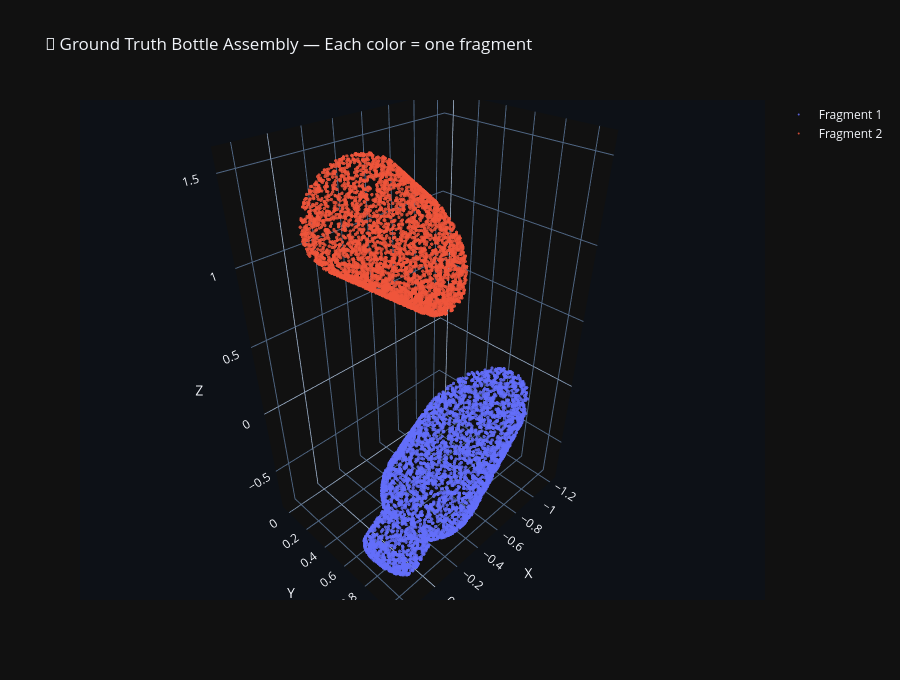

This figure's notebook cell:
### Code cell
# ── Visualize GT assembly ──────────────────────────────────────────────────
PALETTE = px.colors.qualitative.Plotly
fig = go.Figure()

if dataset and 'fragments_gt' in locals() and fragments_gt:
    for i, pts in enumerate(fragments_gt):
        fig.add_trace(go.Scatter3d(
            x=pts[:,0], y=pts[:,1], z=pts[:,2],
            mode="markers",
            marker=dict(size=2, color=PALETTE[i % len(PALETTE)], opacity=0.85),
            name=f"Fragment {i+1}"
        ))

fig.update_layout(
    title="🍾 Ground Truth Bottle Assembly — Each color = one fragment",
    scene=dict(
        xaxis_title="X", yaxis_title="Y", zaxis_title="Z",
        bgcolor="#0d1117",
        aspectmode="data",   # preserves real proportions
    ),
    template="plotly_dark", height=680,
)
fig.show()

### Figure 1 — Plotly figure (JSON) as saved in the notebook; plotly's stock layout.template omitted (floating-point values rounded to 4 significant figures; data arrays with more than 128 entries replaced by an {"elided": "..."} marker saying what was removed)
{"data": [{"marker": {"color": "#636EFA", "opacity": 0.85, "size": 2}, "mode": "markers", "name": "Fragment 1", "type": "scatter3d", "x": {"elided": "4096 float values"}, "y": {"elided": "4096 float values"}, "z": {"elided": "4096 float values"}}, {"marker": {"color": "#EF553B", "opacity": 0.85, "size": 2}, "mode": "markers", "name": "Fragment 2", "type": "scatter3d", "x": {"elided": "4096 float values"}, "y": {"elided": "4096 float values"}, "z": {"elided": "4096 float values"}}], "layout": {"height": 680, "scene": {"aspectmode": "data", "bgcolor": "#0d1117", "xaxis": {"title": {"text": "X"}}, "yaxis": {"title": {"text": "Y"}}, "zaxis": {"title": {"text": "Z"}}}, "title": {"text": "🍾 Ground Truth Bottle Assembly — Each color = one fragment"}}}
